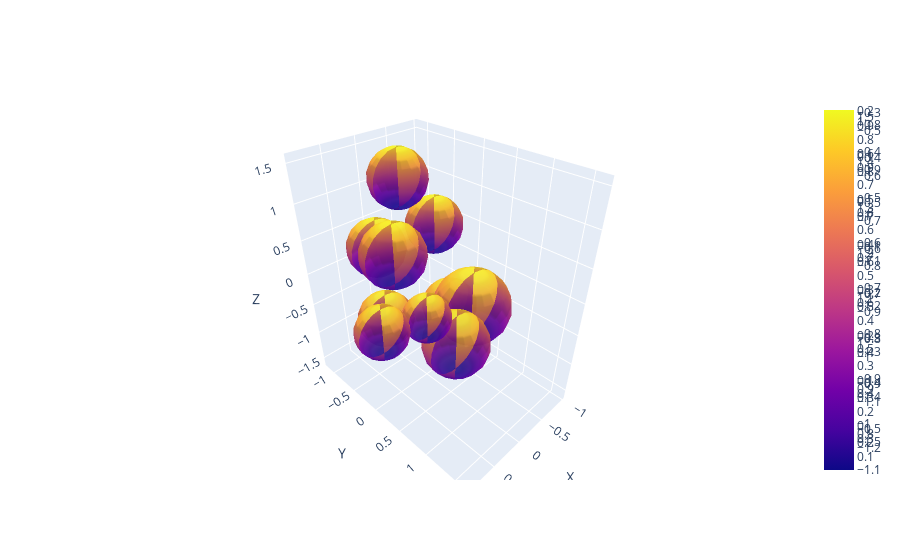

The notebook cell this image was saved under:
### Markdown cell above
##### Generar una función cuyo input es la nube de puntos y un radio R y el output es el nervio asociado a la cubierta de Cêch de radio R.

### Code cell
def nervio_Cech_R3(nube, radio):
  #Demostración gráfica de los radios
  centers = [(x,y,z) for x,y,z in nube]
  labels = [str(i) for i in range(len(nube))]
  nervio = []

  #ingresar todos los puntos dim 0 
  for l in labels:
    nervio.append(set([l]))

  #lista de comprensión para dim 1
  dim1 = [set([labels[i],labels[j]]) #par de puntos intersectados
  for i in range(len(centers)) for j in range(i+1,len(centers))
      #distancia entre los puntos es menor que su circunferencia
  if (math.sqrt((centers[j][0] - centers[i][0])**2 + (centers[j][1] - centers[i][1])**2 + (centers[j][2] - centers[i][2])**2) < 2*radio)] 

  for par in dim1: #Agregar al nervio la lista
    nervio.append(par)

  #lista de comprensión para dim 2
  dim2 = [dim1[i].union(dim1[j], dim1[k]) 
  for i in range(len(dim1)) for j in range(i+1, len(dim1)) for k in range(j+1, len(dim1))
  if len(dim1[i].union(dim1[j], dim1[k])) == 3] #la union de conjuntos de dim1 debe ser 3 elementos

  for par in dim2: #agregar al nervio la lista 
    nervio.append(par)


  #=========================Gráficar bolas===================================
  sphere_traces = []
  u, v = np.mgrid[0:2*np.pi:20j, 0:np.pi:10j]
  for i in range(len(centers)):
      x, y, z = centers[i]
      sphere_trace = go.Surface(
          x=x+radio*np.sin(u)*np.cos(v),
          y=y+radio*np.sin(u)*np.sin(v),
          z=z+radio*np.cos(u),
          opacity=0.8
      )
      sphere_traces.append(sphere_trace)

  fig = go.Figure(data=sphere_traces)
  fig.update_layout(scene=dict(
                      xaxis=dict(title='X'),
                      yaxis=dict(title='Y'),
                      zaxis=dict(title='Z')))
  fig.show()


  print('\n Nervio Asociado a cubierta de Cêch:')
  return nervio
nervio_Cech_R3(t, 0.4)

### Figure 1 — Plotly figure (JSON) as saved in the notebook; plotly's stock layout.template omitted (floating-point values rounded to 4 significant figures; data arrays with more than 128 entries replaced by an {"elided": "..."} marker saying what was removed)
{"data": [{"opacity": 0.8, "type": "surface", "x": {"elided": "20x10 float values"}, "y": {"elided": "20x10 float values"}, "z": {"elided": "20x10 float values"}}, {"opacity": 0.8, "type": "surface", "x": {"elided": "20x10 float values"}, "y": {"elided": "20x10 float values"}, "z": {"elided": "20x10 float values"}}, {"opacity": 0.8, "type": "surface", "x": {"elided": "20x10 float values"}, "y": {"elided": "20x10 float values"}, "z": {"elided": "20x10 float values"}}, {"opacity": 0.8, "type": "surface", "x": {"elided": "20x10 float values"}, "y": {"elided": "20x10 float values"}, "z": {"elided": "20x10 float values"}}, {"opacity": 0.8, "type": "surface", "x": {"elided": "20x10 float values"}, "y": {"elided": "20x10 float values"}, "z": {"elided": "20x10 float values"}}, {"opacity": 0.8, "type": "surface", "x": {"elided": "20x10 float values"}, "y": {"elided": "20x10 float values"}, "z": {"elided": "20x10 float values"}}, {"opacity": 0.8, "type": "surface", "x": {"elided": "20x10 float values"}, "y": {"elided": "20x10 float values"}, "z": {"elided": "20x10 float values"}}, {"opacity": 0.8, "type": "surface", "x": {"elided": "20x10 float values"}, "y": {"elided": "20x10 float values"}, "z": {"elided": "20x10 float values"}}, {"opacity": 0.8, "type": "surface", "x": {"elided": "20x10 float values"}, "y": {"elided": "20x10 float values"}, "z": {"elided": "20x10 float values"}}, {"opacity": 0.8, "type": "surface", "x": {"elided": "20x10 float values"}, "y": {"elided": "20x10 float values"}, "z": {"elided": "20x10 float values"}}], "layout": {"scene": {"xaxis": {"title": {"text": "X"}}, "yaxis": {"title": {"text": "Y"}}, "zaxis": {"title": {"text": "Z"}}}}}
